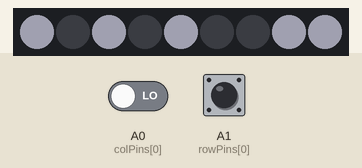
Simulated run of this sketch. Board: Arduino Uno, built with avr-gcc and run on an emulated ATmega328P. Shown: 9 RGB LEDs in strip order, left to right. The inputs (shaded band) are chosen by the test bench; at power-on: A1 (rowPins[0]) HIGH, A0 (colPins[0]) LOW. Dim RGB values are drawn brighter than linear; random numbers use the default seed unless the sketch sets one.

Above: at 0.75 s.
1.3 s: A1 (rowPins[0]) pulled LOW for 1 s
At 1.66 s:
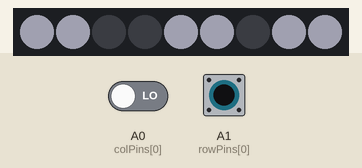
2.9 s: A1 (rowPins[0]) pulled LOW for 0.15 s
At 3.5 s:
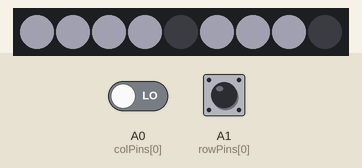
3.6 s: A0 (colPins[0]) driven HIGH
5.1 s: A0 (colPins[0]) driven LOW
At 5.25 s:
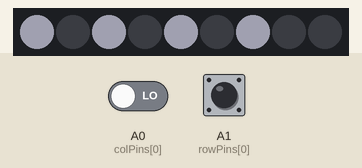
Timing chart, 0 to 7.6 s (numbered marks = the images above; inputs shaded):
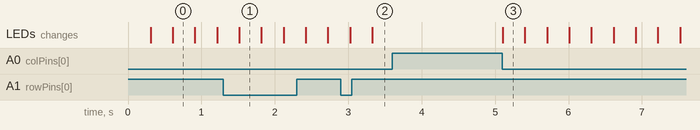

The sketch:

Lights_Out.ino
```cpp
#include <Adafruit_NeoPixel.h>

// กำหนดพินของคอลัมน์และแถว
const int colPins[] = {14, 16, 10}; // พอร์ตคอลัมน์
const int rowPins[] = {15, A0, A1}; // พอร์ตรูป

// กำหนดพินของ SK6812 และจำนวน LED
#define LED_PIN A2
#define NUM_LEDS 9
Adafruit_NeoPixel leds(NUM_LEDS, LED_PIN, NEO_GRB + NEO_KHZ800);

// ตารางการจับคู่ปุ่มกับ LED
const int ledMapping[3][3] = {
  {0, 3, 6}, // ปุ่ม 1, 2, 3 -> LED 1, 4, 7
  {1, 4, 7}, // ปุ่ม 4, 5, 6 -> LED 2, 5, 8
  {2, 5, 8}  // ปุ่ม 7, 8, 9 -> LED 3, 6, 9
};

// สถานะของไฟในแต่ละ LED (เปิดหรือปิด)
bool ledState[NUM_LEDS] = {false, false, false, false, false, false, false, false, false}; // ทุกไฟเริ่มต้นเป็นปิด

void setup() {
  // เริ่มต้น NeoPixel
  leds.begin();
  leds.show(); // ปิดไฟทั้งหมดในตอนเริ่มต้น

  // ตั้งค่าคอลัมน์เป็น OUTPUT และตั้งค่าเริ่มต้นเป็น HIGH
  for (int i = 0; i < 3; i++) {
    pinMode(colPins[i], OUTPUT);
    digitalWrite(colPins[i], HIGH);
  }

  // ตั้งค่าแถวเป็น INPUT_PULLUP
  for (int i = 0; i < 3; i++) {
    pinMode(rowPins[i], INPUT_PULLUP);
  }

  // สุ่มสถานะของ LED ตอนเริ่มเกม
  randomSeed(analogRead(0)); // ใช้ค่าแอนะล็อกสุ่มเพื่อสร้าง seed
  randomizeLEDs();
}

void loop() {
  // วนลูปตรวจจับปุ่มที่ถูกกด
  for (int col = 0; col < 3; col++) {
    digitalWrite(colPins[col], LOW);

    for (int row = 0; row < 3; row++) {
      if (digitalRead(rowPins[row]) == LOW) { // ตรวจจับปุ่มที่ถูกกด
        int ledIndex = ledMapping[row][col];

        // สลับสถานะของ LED ในตำแหน่งนั้นและตำแหน่งที่ติดกัน
        toggleLED(ledIndex);

        if (row > 0) toggleLED(ledMapping[row - 1][col]); // LED ข้างบน
        if (row < 2) toggleLED(ledMapping[row + 1][col]); // LED ข้างล่าง
        if (col > 0) toggleLED(ledMapping[row][col - 1]); // LED ซ้าย
        if (col < 2) toggleLED(ledMapping[row][col + 1]); // LED ขวา

        delay(300); // ดีเลย์เล็กน้อยก่อนตรวจจับปุ่มถัดไป
      }
    }

    digitalWrite(colPins[col], HIGH);
  }

  if (isGameOver()) {
    blinkGreen(3); // กระพริบสีเขียว 3 ครั้ง
    randomizeLEDs(); // สุ่มสถานะใหม่เพื่อเริ่มเกมใหม่
  }
}

// ฟังก์ชันเพื่อสลับสถานะของ LED
void toggleLED(int index) {
  ledState[index] = !ledState[index];
  if (ledState[index]) {
    leds.setPixelColor(index, leds.Color(50, 50, 55));
  } else {
    leds.setPixelColor(index, leds.Color(0, 0, 0));
  }
  leds.show();
}

// ฟังก์ชันตรวจสอบว่าเกมจบหรือยัง
bool isGameOver() {
  for (int i = 0; i < NUM_LEDS; i++) {
    if (ledState[i]) {
      return false;
    }
  }
  return true;
}

// ฟังก์ชันสุ่มสถานะของ LED ตอนเริ่มเกม
void randomizeLEDs() {
  for (int i = 0; i < NUM_LEDS; i++) {
    ledState[i] = random(2); // สุ่มค่า 0 หรือ 1
    if (ledState[i]) {
      leds.setPixelColor(i, leds.Color(50, 50, 55)); // เปิดไฟถ้าสุ่มได้ 1
    } else {
      leds.setPixelColor(i, leds.Color(0, 0, 0)); // ปิดไฟถ้าสุ่มได้ 0
    }
  }
  leds.show();
}

// ฟังก์ชันกระพริบไฟสีเขียว 3 ครั้ง
void blinkGreen(int times) {
  for (int t = 0; t < times; t++) {
    for (int i = 0; i < NUM_LEDS; i++) {
      leds.setPixelColor(i, leds.Color(0, 255, 0)); // สีเขียว
    }
    leds.show();
    delay(300);

    leds.clear();
    leds.show();
    delay(300);
  }
}
```

Measured:
- after the input at 3.6 s, every drawn part: stays the same
- after the input at 5.1 s, the LEDs: change at once (image 3)
